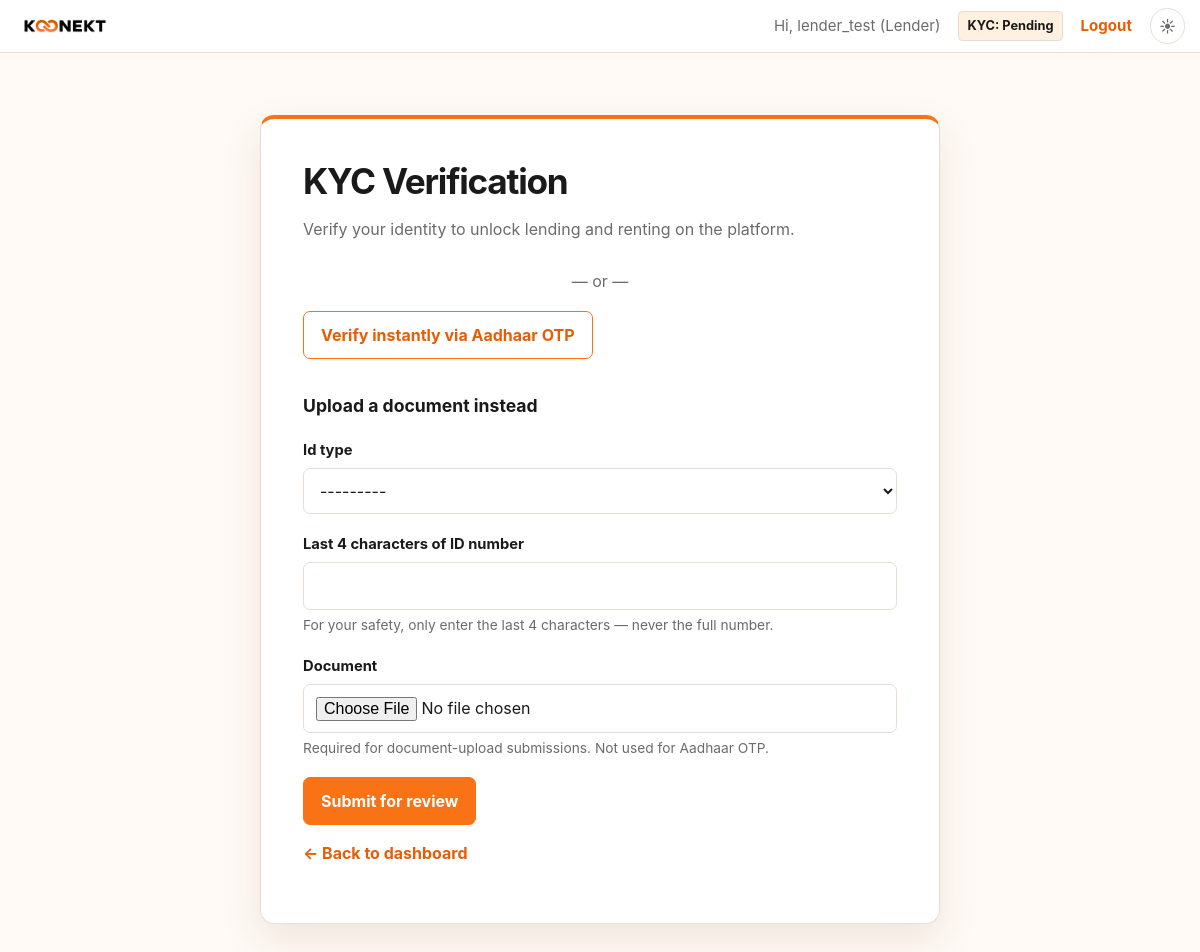
The page /accounts/kyc/ (signed in) on the database its author committed.
### accounts/models.py (models this page shows, shortened)
class User(AbstractUser):
    class Role(models.TextChoices):
        RENTER = "RENTER", "Renter"
        LENDER = "LENDER", "Lender"
    class KYCStatus(models.TextChoices):
        PENDING = "PENDING", "Pending"
        VERIFIED = "VERIFIED", "Verified"
        REJECTED = "REJECTED", "Rejected"
    role = models.CharField(
        max_length=10,
        choices=Role.choices,
        default=Role.RENTER,
    )
    phone = models.CharField(max_length=15, blank=True)
    kyc_status = models.CharField(
        max_length=10,
        choices=KYCStatus.choices,
        default=KYCStatus.PENDING,
    )
    created_at = models.DateTimeField(auto_now_add=True)

### accounts/views.py (the view)
# urls.py: path("kyc/", views.kyc_submit, name="kyc_submit"),
@login_required
def kyc_submit(request):
    latest = request.user.kyc_submissions.first()
    under_review = latest is not None and latest.status == KYCSubmission.Status.PENDING
    can_submit = request.user.kyc_status != User.KYCStatus.VERIFIED and not under_review
    if request.method == "POST":
        if not can_submit:
            return redirect("accounts:kyc_submit")
        form = KYCSubmissionForm(request.POST, request.FILES)
        if form.is_valid():
            submission = form.save(commit=False)
            submission.user = request.user
            submission.save()
            request.user.kyc_status = User.KYCStatus.PENDING
            request.user.save(update_fields=["kyc_status"])
            messages.success(request, "KYC documents submitted. We'll review them shortly.")
            return redirect("accounts:dashboard")
    else:
        form = KYCSubmissionForm() if can_submit else None
    return render(
        request,
        "accounts/kyc.html",
        {"form": form, "latest": latest, "can_submit": can_submit, "under_review": under_review},
    )

### accounts/forms.py (shortened to what this page needs)
class KYCSubmissionForm(forms.ModelForm):
    id_last4 = forms.CharField(
        max_length=4,
        min_length=4,
        label="Last 4 characters of ID number",
        help_text="For your safety, only enter the last 4 characters — never the full number.",
    )
    class Meta:
        model = KYCSubmission
        fields = ["id_type", "id_last4", "document"]

### templates/accounts/kyc.html (shortened to what this page needs)
{% extends "base.html" %}
{% block content %}
<div class="form-card">
  <h1>KYC Verification</h1>
  {% if user.kyc_status == "VERIFIED" %}
  <p class="status status-verified">Your account is verified.</p>
  {% if latest %}
  <p>Verified on {{ latest.reviewed_at|date:"d M Y" }}.</p>
  {% endif %}
  {% elif under_review %}
  <p class="status status-pending">Your documents are under review.</p>
  <p>Submitted on {{ latest.submitted_at|date:"d M Y" }}. This usually takes 1–2 business days.</p>
  {% else %}
  {% if latest and latest.status == "REJECTED" %}
  <p class="status status-rejected">Your last submission was rejected.</p>
  {% if latest.rejection_reason %}
  <p>Reason: {{ latest.rejection_reason }}</p>
  {% endif %}
  <p>Please review the details below and resubmit.</p>
  {% else %}
  <p>Verify your identity to unlock lending and renting on the platform.</p>
  {% endif %}
  <p class="or-divider">— or —</p>
  <a href="{% url 'accounts:aadhaar_otp_request' %}" class="secondary-button">Verify instantly via Aadhaar OTP</a>
  <h2 class="section-heading">Upload a document instead</h2>
  <form method="post" enctype="multipart/form-data" novalidate>
    {% for field in form %}
    <div class="field">
      <label for="{{ field.id_for_label }}">{{ field.label }}</label>
      {{ field }}
      {% if field.help_text %}
      <div class="field-help">{{ field.help_text }}</div>
      {% endif %}
    </div>
    {% endfor %}
    <button type="submit">Submit for review</button>
  </form>
  {% endif %}
  <p><a href="{% url 'accounts:dashboard' %}">← Back to dashboard</a></p>
</div>
{% endblock %}

### templates/base.html (shortened to what this page needs)
{% load static %}
<!DOCTYPE html>
<html lang="en">
<head>
  <link rel="stylesheet" href="{% static 'css/style.css' %}?v=2.0">
</head>
<body>
  <header class="navbar">
    <a href="{% url 'accounts:dashboard' %}" class="brand" aria-label="Koonekt home">
      <img src="{% static 'images/koonekt-logo.jpg' %}" alt="Koonekt" style="max-height: 40px; border-radius: 4px;">
    </a>
    <nav>
      {% if user.is_authenticated %}
      <span>Hi, {{ user.username }} ({{ user.role|title }})</span>
      <a href="{% url 'accounts:kyc_submit' %}"
        class="{% if user.kyc_status == 'VERIFIED' %}status-verified{% else %}status-pending{% endif %}"
        style="padding: 4px 8px; font-size: 0.8rem; border-radius: 4px; border: 1px solid var(--border);">
        KYC: {{ user.get_kyc_status_display }}
      </a>
      <a href="{% url 'accounts:logout' %}">Logout</a>
      {% else %}
      <a href="{% url 'accounts:login' %}">Login</a>
      <a href="{% url 'accounts:register' %}">Register</a>
      {% endif %}
      <button class="theme-toggle" type="button" aria-label="Toggle color theme" title="Toggle color theme">
        <span class="theme-toggle__sun" aria-hidden="true">☀</span>
      </button>
    </nav>
  </header>
  <main class="container">
    {% block content %}{% endblock %}
  </main>
</body>
</html>

### static/css/style.css (style rules this page uses)
:root { color-scheme: light; --orange: #f97316; --orange-deep: #e85d04; --orange-soft: #fff0df; --page: #fffaf5; --surface: #ffffff; --text: #1a1a1a; --muted: #6b6b6b; --border: #e7ddd5; --shadow: 0 16px 40px rgba(86, 48, 14, .10); }
* { box-sizing: border-box; }
body { margin: 0; min-height: 100vh; background: var(--page); color: var(--text); font-family: Inter, ui-sans-serif, system-ui, -apple-system, BlinkMacSystemFont, "Segoe UI", sans-serif; line-height: 1.5; transition: background-color .2s, color .2s; }
.navbar { min-height: 74px; padding: 10px clamp(20px, 6vw, 88px); display: flex; align-items: center; justify-content: space-between; gap: 24px; background: var(--surface); border-bottom: 1px solid var(--border); }
.brand { display: inline-flex; align-items: center; width: 100px; height: 34px; overflow: hidden; border-radius: 6px; background: #000; padding: 0 8px; }
.brand img { width: 100%; height: 100%; object-fit: contain; object-position: left center; }
nav { display: flex; align-items: center; gap: 18px; font-size: .94rem; }
nav span { color: var(--muted); }
a { color: var(--orange-deep); font-weight: 650; text-decoration: none; }
.theme-toggle { border: 1px solid var(--border); border-radius: 999px; padding: 5px 8px; display: inline-flex; gap: 5px; color: var(--text); background: transparent; cursor: pointer; font-size: 1rem; }
.container { width: min(100% - 40px, 680px); margin: 62px auto; }
.form-card { padding: clamp(25px, 5vw, 42px); background: var(--surface); border: 1px solid var(--border); border-top: 4px solid var(--orange); border-radius: 14px; box-shadow: var(--shadow); }
h1 { margin: 0 0 10px; font-size: clamp(1.65rem, 4vw, 2.2rem); line-height: 1.15; letter-spacing: -.035em; }
h2 { color: var(--text); }
p { color: var(--muted); }
.field { margin: 19px 0; }
label { display: block; margin-bottom: 7px; font-size: .92rem; font-weight: 700; color: var(--text); }
input, select, textarea { width: 100%; padding: 11px 12px; color: var(--text); background: var(--surface); border: 1px solid var(--border); border-radius: 7px; font: inherit; }
button, .secondary-button { padding: 11px 17px; border-radius: 7px; border: 1px solid var(--orange); background: var(--orange); color: #fff; font: inherit; font-weight: 750; cursor: pointer; }
.secondary-button { display: inline-block; background: transparent; color: var(--orange-deep); }
.field-help { margin-top: 5px; color: var(--muted); font-size: .86rem; }
.status-pending { background: var(--orange-soft); color: var(--text); }
.or-divider { margin: 28px 0 18px; text-align: center; }
.section-heading { margin-top: 34px; font-size: 1.1rem; }
.navbar { min-height: 50px; padding: 8px 15px; flex-wrap: nowrap; }
.brand { background: transparent !important; }
.brand img { filter: invert(1) hue-rotate(180deg); }

### rows shown on the page
User: username "lender_test", role "Lender", kyc_status "Pending"

### other values the page prints
{{ field.label }} "Id type" "Last 4 characters of ID number" "Document"
{{ field.help_text }} "For your safety, only enter the last 4 characters — never the full number." "Required for document-upload submissions. Not used for Aadhaar OTP."
